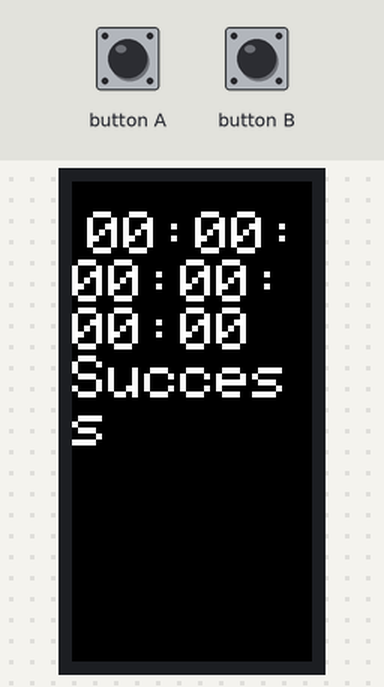
Bench run of a sketch on a simulated ESP32. On the bench: 80×160 colour display. The inputs (shaded band) are chosen by the test bench. What the sketch prints to the serial monitor is not drawn.

1.4 s: button A pressed for 0.15 s
Above: at 2.9 s.
Timing chart, 0 to 4.4 s (numbered marks = the images above; inputs shaded):
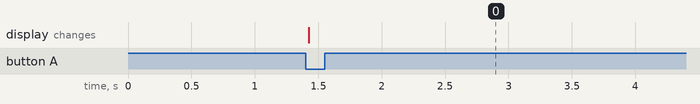

Measured:
- after the input at 1.4 s, the display: changes at once (image 0)

The sketch:

cont.ino
```cpp
#include <M5StickC.h>
#include <esp_now.h>
#include <WiFi.h>

uint8_t slaveAddress[] = { 0x24, 0x0A, 0xC4, 0xF2, 0x6C, 0xFC }; // 受信機のMACアドレスに書き換えます

void onSend(const uint8_t* mac_addr, esp_now_send_status_t status) {
    char macStr[18];
    snprintf(macStr, sizeof(macStr), "%02X:%02X:%02X:%02X:%02X:%02X",
        mac_addr[0], mac_addr[1], mac_addr[2], mac_addr[3], mac_addr[4], mac_addr[5]);

    M5.Lcd.fillScreen(BLACK);
    M5.Lcd.setTextSize(2);
    M5.Lcd.setCursor(5, 10);
    M5.Lcd.println(macStr);
    M5.Lcd.println(status == ESP_NOW_SEND_SUCCESS ? "Success" : "Failed");
}


void setup() {
    M5.begin();
    M5.Lcd.fillScreen(BLACK);

    WiFi.mode(WIFI_STA);
    WiFi.disconnect();
    if (esp_now_init() == ESP_OK) {
        Serial.println("ESPNow Init Success");
    }

    esp_now_peer_info_t peerInfo;
    memcpy(peerInfo.peer_addr, slaveAddress, 6);
    peerInfo.channel = 0;
    peerInfo.encrypt = false;

    if (esp_now_add_peer(&peerInfo) != ESP_OK) {
        Serial.println("Failed to add peer");
        return;
    }

    esp_now_register_send_cb(onSend);
}

void loop() {
    M5.update();

    if (M5.BtnA.wasPressed()) {
        uint8_t data[2] = { 111, 222 }; // 送信データ
        esp_err_t result = esp_now_send(slaveAddress, data, sizeof(data));

        Serial.print("Send Status: ");
        switch (result)
        {
        case ESP_OK:
            Serial.println("Success");
            break;
        case ESP_ERR_ESPNOW_NOT_INIT:
            Serial.println("ESPNOW not Init.");
            break;
        case ESP_ERR_ESPNOW_ARG:
            Serial.println("Invalid Argument");
            break;
        case ESP_ERR_ESPNOW_INTERNAL:
            Serial.println("Internal Error");
            break;
        case ESP_ERR_ESPNOW_NO_MEM:
            Serial.println("ESP_ERR_ESPNOW_NO_MEM");
            break;
        case ESP_ERR_ESPNOW_NOT_FOUND:
            Serial.println("Peer not found.");
            break;

        default:
            Serial.println("Not sure what happened");
            break;
        }

    }
    delay(1);
}
```
